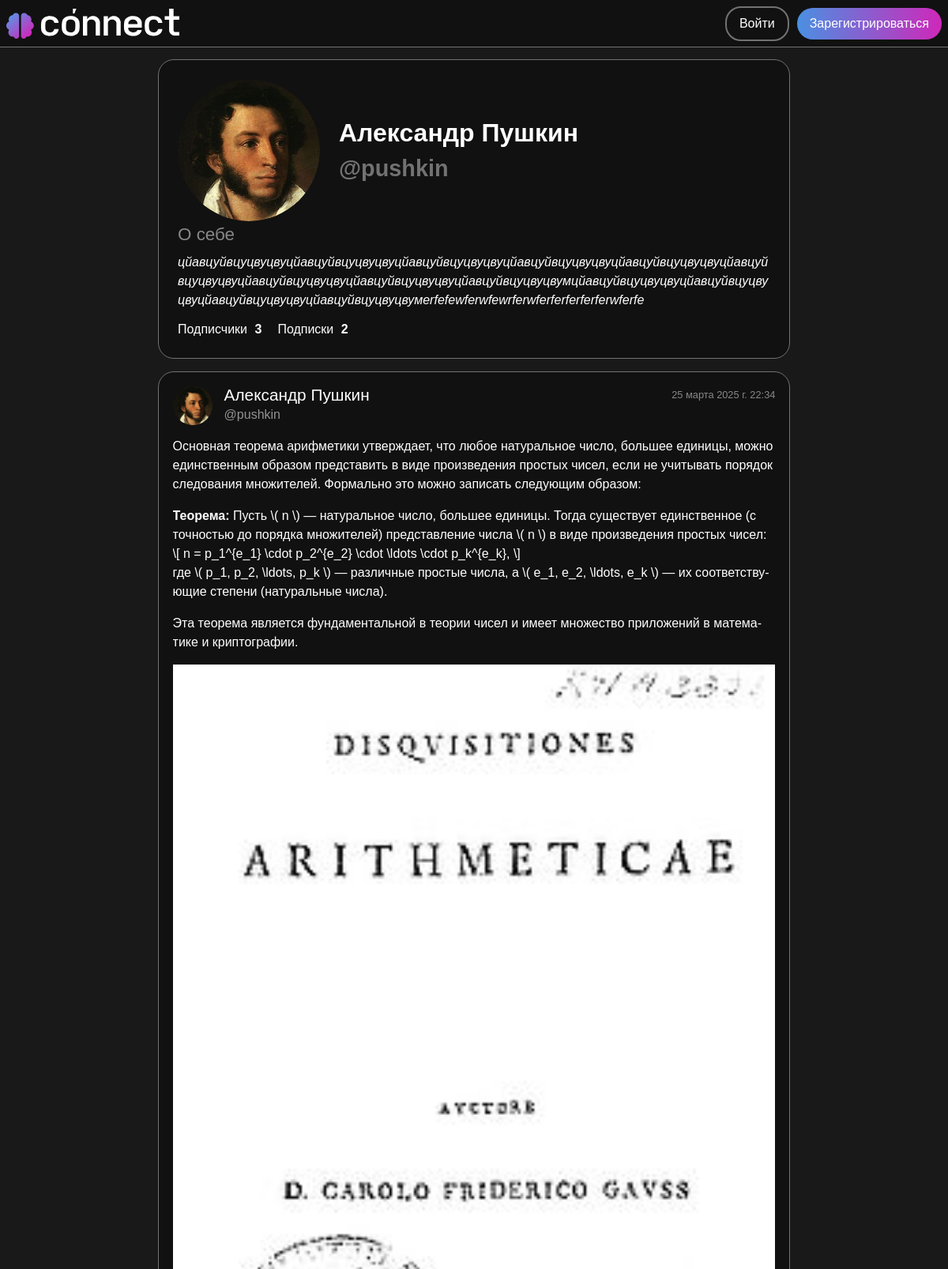
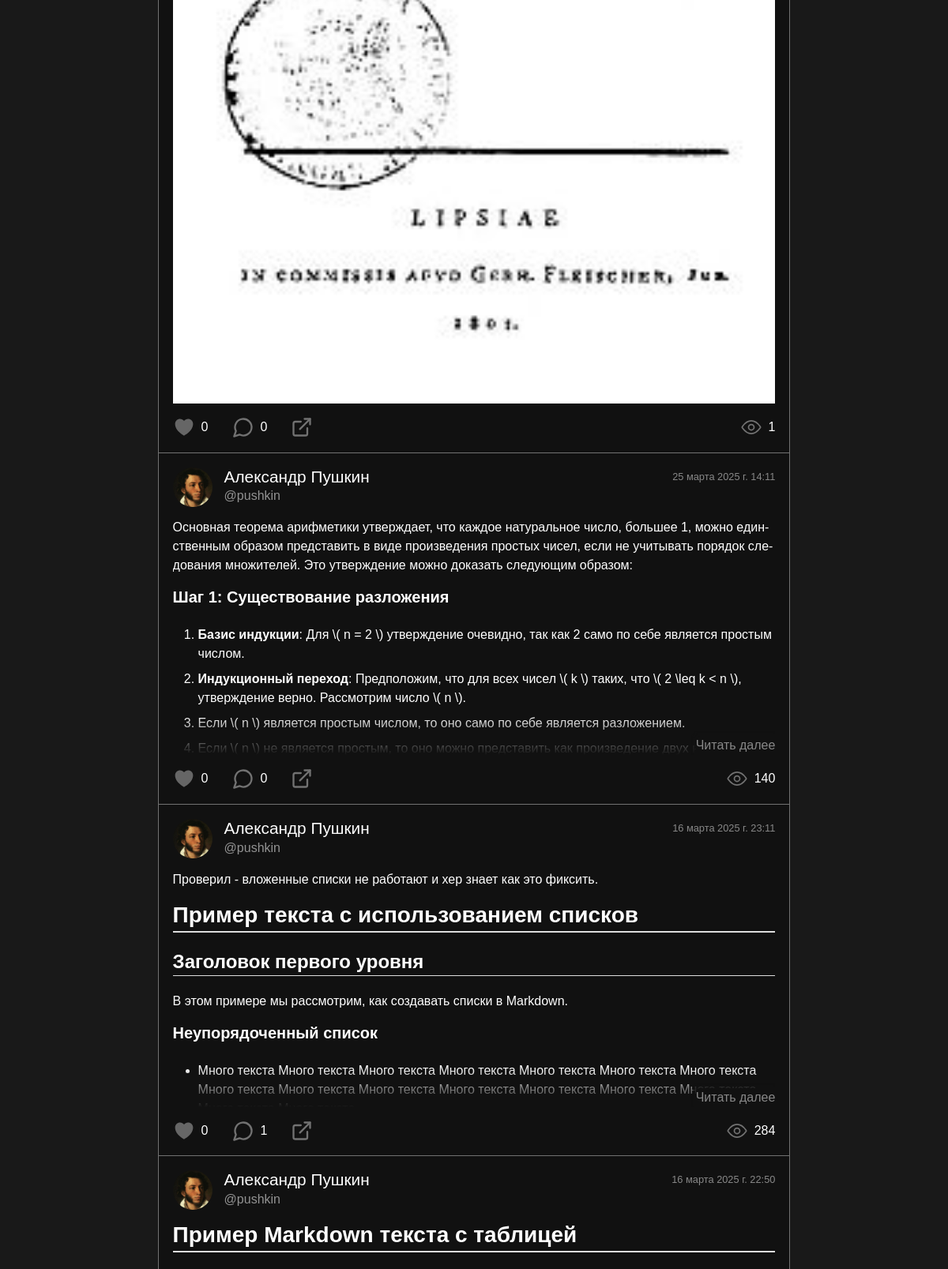
The app's page /person/pushkin/ (upper part) with its own data (2 pictures, top to bottom).
### users/models.py (models this page shows, shortened)
class User(AbstractUser):
    first_name = models.CharField("Имя", max_length=20)
    last_name = models.CharField("Фамилия", max_length=20)
    username = models.CharField("Имя пользователя", unique=True, max_length=20)
    email = models.EmailField("Почта", unique=True)
    password = models.CharField("Пароль", max_length=20)
    image = models.ImageField("Аватар", upload_to='users_images', blank=True, null=True)
    about = models.TextField("О себе", max_length=250, blank=True, null=True)
    ai_help_requests_left = models.PositiveIntegerField(default=5)
    last_ai_help_reset = models.DateTimeField(auto_now_add=True)
    has_subscription = models.BooleanField(default=False)
    def get_avatar_url(self):
        if self.image and hasattr(self.image, 'url'):
            return self.image.url
        else:
            return os.path.join(settings.STATIC_URL, 'person/img/default.jpg')
    class Meta:
        verbose_name = 'Пользователь'
        verbose_name_plural = 'Пользователи'

### person/models.py (models this page shows, shortened)
class Post(models.Model):
    text = models.TextField('Текст', max_length=5000)
    formated_text = models.TextField('Отформатированный текст', default='', max_length=5000)
    date = models.DateTimeField('Дата публикации')
    user = models.ForeignKey(User, on_delete=models.CASCADE)
    likes = models.ManyToManyField(User, related_name='liked_posts', blank=True)
    views = models.PositiveIntegerField('Число просмотров', default=0)
    def total_likes(self):
        return self.likes.count()
    def total_comments(self):
        return self.comments.count()
    class Meta:
        verbose_name = 'Пост'
        verbose_name_plural = 'Посты'

class PostImage(models.Model):
    post = models.ForeignKey(Post, on_delete=models.CASCADE, related_name='images')
    image = models.ImageField(upload_to='post_images/')

### person/views.py (the view)
# urls.py: path('<str:username>/', views.user_profile, name='user_profile'),
def user_profile(request, username):
    user = get_object_or_404(User, username=username)
    if request.user == user:
        return redirect('profile')
    posts = Post.objects.filter(user=user).order_by('-date')
    paginator = Paginator(posts, 10)
    page_number = request.GET.get('page')
    page_obj = paginator.get_page(page_number)
    followers_count = user.followers.count()
    following_count = user.subscriptions.count()
    if request.user.is_authenticated:
        is_following = user.followers.filter(user=request.user).exists()
    else:
        is_following = False
    data = {
        "profile_user": user,
        "posts": page_obj,
        "has_next": page_obj.has_next(),
        'followers_count': followers_count,
        'following_count': following_count,
        'is_following': is_following,
    }
    return render(request, "person/user_profile.html", data)

### person/templates/person/user_profile.html (shortened to what this page needs)
{% extends 'main/layout.html' %}
{% load static %}
{% block link %}
    <link rel="stylesheet" href="{% static 'person/css/person.css' %}">
    <link rel="stylesheet" href="{% static 'person/css/like_users_list.css' %}">
    <link rel="stylesheet" href="{% static 'main/css/markdown.css' %}">
    <link rel="stylesheet" href="https://unpkg.com/@highlightjs/cdn-assets@11.7.0/styles/github-dark.min.css">
{% endblock %}
{% block content %}
<main class="custom-container">
<section class="profile-header container-profile">
    <div class="profile-header-first-part">
        <span class="profile-image-container">
            <img src="{{ profile_user.get_avatar_url }}" class="profile-image" width="400" height="400" alt="person">
        </span>
        <span class="user-info">
            <span class="person-name">{{ profile_user.first_name }} {{ profile_user.last_name }}</span>
            <span class="person-username">@{{ profile_user }}</span>
        </span>
    </div>
    <div class="about-section">
        <span class="about-label">О себе</span>
        {% if profile_user.about %}
            <p class="about-container">{{ profile_user.about }}</p>
        {% endif %}
    </div>
    <span class="subscribers-info">
        <span id="userFollowersCount" data-username="{{ profile_user.username }}">Подписчики <span class="follow-numbers">{{ followers_count }}</span></span>
        <span id="userFollowingCount" data-username="{{ profile_user.username }}">Подписки <span class="follow-numbers">{{ following_count }}</span></span>
    </span>
</section>
<section class="container-profile">
{% if posts %}
    <div class="posts-list load-more">
        {% include 'person/user_profile_posts.html' %}
    </div>
{% else %}
    <p class="commentary">Здесь нет записей</p>
{% endif %}
</section>
</main>
{% endblock %}

### person/templates/person/user_profile_posts.html (shortened to what this page needs)
{% load static %}
{% for post in posts %}
    <div class="post-item" data-post-id="{{ post.id }}">
        <div class="post-header">
            <img src="{{ post.user.get_avatar_url }}" class="post-avatar" alt="{{ post.user.username }}">
            <div class="post-info">
                <h3>
                    <a href="{% url 'user_profile' post.user.username %}">
                        {{ post.user.first_name }} {{ post.user.last_name }}
                    </a>
                </h3>
                <p class="post-username">@{{ post.user.username }}</p>
            </div>
            <p class="post-date">{{ post.date }}</p>
        </div>
        <div class="post-content">
            <div class="post-text" id="post-text-{{ post.id }}">{{ post.formated_text|safe }}</div>
            <div class="fade-out"></div>
            <a class="read-more-btn" id="read-more-btn-{{ post.id }}" style="display: none;">Читать далее</a>
        </div>
        {% if post.images.all %}
            <div class="post-image-container">
                <div id="carouselPost{{ post.id }}" class="carousel slide" data-ride="carousel">
                    <div class="carousel-indicators">
                        {% for image in post.images.all %}
                            <button type="button" data-bs-target="#carouselPost{{ post.id }}"
                                    data-bs-slide-to="{{ forloop.counter0 }}"
                                    {% if forloop.first %} class="active" aria-current="true" {% endif %}
                                    aria-label="Slide {{ forloop.counter }}"></button>
                        {% endfor %}
                    </div>
                    <div class="carousel-inner">
                        {% for image in post.images.all %}
                            <div class="carousel-item {% if forloop.first %}active{% endif %}">
                                <img class="d-block w-100" src="{{ image.image.url }}" alt="Прикреплённая картинка">
                            </div>
                        {% endfor %}
                    </div>
                    <button class="carousel-control-prev" type="button" data-bs-target="#carouselPost{{ post.id }}" data-bs-slide="prev">
                        <span class="carousel-control-prev-icon" aria-hidden="true"></span>
                    </button>
                    <button class="carousel-control-next" type="button" data-bs-target="#carouselPost{{ post.id }}" data-bs-slide="next">
                        <span class="carousel-control-next-icon" aria-hidden="true"></span>
                    </button>
                </div>
            </div>
        {% endif %}
        <div class="post-footer">
            <ul>
                <li>
                    <button class="post-footer-icon like-btn {% if request.user in post.likes.all %}liked{% endif %}" data-post-id="{{ post.id }}" title="Лайк">
                        {% if request.user in post.likes.all %}
                            <img src="{% static 'person/img/like_red.svg' %}" alt="Like Icon" width="28" height="28">
                        {% else %}
                            <img src="{% static 'person/img/like.svg' %}" alt="Like Icon" width="28" height="28">
                        {% endif %}
                    </button>
                    <span class="post-footer-counter">{{ post.total_likes }}</span>
                </li>
                <li>
                    <a class="post-footer-icon" href="{% url 'post_detail' post.id %}" title="Комментировать">
                        <img src="{% static 'person/img/comments.svg' %}" alt="Comment Icon" width="28" height="28">
                    </a>
                    <span class="post-footer-counter">{{ post.total_comments }}</span>
                </li>
                <li>
                    <button class="post-footer-icon" title="Поделиться" onclick="copyToClipboard({{ post.id }})">
                        <img src="{% static 'person/img/share.svg' %}" alt="Share Icon" width="28" height="28">
                    </button>
                </li>
            </ul>
            <ul>
                <li>
                    <img src="{% static 'person/img/views.svg' %}" alt="Иконка просмотра" width="28" height="28">
                    <span class="post-footer-counter">
                        {{ post.views }}
                    </span>
                </li>
            </ul>
        </div>
    </div>
{% endfor %}

### main/static/main/css/main.css (style rules this page uses)
body { font-family: sans-serif; margin: 0; padding: 0; background-color: #191919; color: #fff; }
.custom-container { width: 800px; margin: 75px auto 0; }
a { text-decoration: none; }

### person/static/person/css/person.css (style rules this page uses)
.container-profile { background-color: #111111; border-radius: 20px; border: 1px solid #727272; margin-bottom: 1rem; min-width: 420px; }
.profile-image-container { position: relative; width: 180px; height: 180px; overflow: hidden; border-radius: 50%; }
.profile-image { width: 100%; height: 100%; object-fit: cover; border-radius: 50%; }
.profile-header { padding: 1.5rem; }
.profile-header-first-part { position: relative; display: flex; }
.user-info { margin-left: 1.5rem; margin-block: auto; display: flex; flex-direction: column; }
.person-name { font-size: 2rem; font-weight: bold; }
.person-username { color: #727272; font-size: 1.8rem; font-weight: bold; }
.about-label { color: #888; font-size: 1.4rem; }
.about-container { position: relative; overflow: hidden; font-style: italic; font-size: 1rem; overflow-wrap: break-word; hyphens: auto; white-space: pre-wrap; margin-top: 0.4rem; margin-bottom: 0.8rem; }
.subscribers-info { word-spacing: 5px; display: flex; }
.follow-numbers { font-weight: bold; margin-right: 20px; }
.post-item { background-color: transparent; padding: 1.1rem; border-bottom: 1px solid #727272; overflow-wrap: break-word; hyphens: auto; position: relative; }
.post-date { font-size: 0.8rem; color: #888; margin-bottom: 0; margin-top: 2px }
.post-text { font-size: 1rem; white-space: pre-wrap; }
.read-more-btn { font-size: 1rem; color: #888; position: absolute; bottom: 0; right: 0; border-radius: 5px 0 0 0; box-shadow: -2px -2px 2px 2px rgba(17, 17, 17, 0.8); background-color: #111111; cursor: pointer; }
.fade-out { position: absolute; bottom: 0; left: 0; width: 100%; height: 50px; background: linear-gradient(transparent, #111111); pointer-events: none; }
.post-header { display: flex; justify-content: space-between; }
.post-avatar { object-fit: cover; width: 50px; height: 50px; border-radius: 50%; margin-right: 15px; }
.post-info { flex-grow: 1; }
.post-info h3 { margin: 0; font-size: 1.3rem; }
.post-info a { color: #fff; }
.post-username { font-size: 16px; color: #939393; }
.post-content { position: relative; max-height: 300px; overflow: hidden; }
.post-footer { padding-top: 1rem; display: flex; justify-content: space-between; }
.post-footer ul { list-style-type: none; padding: 0; margin: 0; display: flex; gap: 30px; }
.post-footer li { display: flex; align-items: center; }
.post-footer-icon { border: none; background: none; cursor: pointer; padding: 0; transition: transform 0.1s ease, background-color 0.3s ease; }
.post-footer-icon img { transition: transform 0.1s ease; }
.post-footer-counter { font-size: 1rem; margin-left: 0.5rem; }

### records on screen
User: get_avatar_url (picture), first_name "Александр", last_name "Пушкин", username "pushkin", about "цйавцуйвцуцвуцвуцйавцуйвцуцвуцвуцйавцуйвцуцвуцвуцйавцуйвцуцвуцвуцйавцуйвцуцвуцвуцйавцуйвцуцвуцвуцйавцуйвцуцвуцвуцйавцуйвцуцвуцвуцйавцуйвцуцвуцвумцйавцуйвцуцвуцвуцйавцуйвцуцвуцвуцйавцуйвцуцвуцвуцйавцуйвцуцвуцвумerfefewferwfewrferwferferferferferwferfe"
Post: user.get_avatar_url (picture), user.first_name "Александр", user.last_name "Пушкин", user.username "pushkin", date "25 марта 2025 г. 22:34", formated_text "Основная теорема арифметики утверждает, что любое натуральное число, большее единицы, можно единственным образом представить в виде произведения простых чисел, если не учитывать порядок следования множителей. Формально это можно записать следующим образом: Теорема: Пусть \\( n \\) — натуральное число, большее единицы. Тогда существует единственное (с точностью до порядка множителей) представление числа \\( n \\) в виде произведения простых чисел: \\[ n = p_1^{e_1} \\cdot p_2^{e_2} \\cdot \\ldots \\cdot p_k^{e_k}, \\] где \\( p_1, p_2, \\ldots, p_k \\) — различные простые числа, а \\( e_1, e_2, \\ldots, e_k \\) — их соответствующие степени (натуральные числа). Эта теорема является фундаментальной в теории…", total_likes "0", total_comments "0", views "1"
PostImage: image (picture)
Post: user.get_avatar_url (picture), user.first_name "Александр", user.last_name "Пушкин", user.username "pushkin", date "25 марта 2025 г. 14:11", formated_text "Основная теорема арифметики утверждает, что каждое натуральное число, большее 1, можно единственным образом представить в виде произведения простых чисел, если не учитывать порядок следования множителей. Это утверждение можно доказать следующим образом: Шаг 1: Существование разложения Базис индукции : Для \\( n = 2 \\) утверждение очевидно, так как 2 само по себе является простым числом. Индукционный переход : Предположим, что для всех чисел \\( k \\) таких, что \\( 2 \\leq k < n \\), утверждение верно. Рассмотрим число \\( n \\). Если \\( n \\) является простым числом, то оно само по себе является разложением. Если \\( n \\) не является простым, то оно можно представить как произведение двух…", total_likes "0", total_comments "0", views "140"
Post: user.get_avatar_url (picture), user.first_name "Александр", user.last_name "Пушкин", user.username "pushkin", date "16 марта 2025 г. 23:11", formated_text "Проверил - вложенные списки не работают и хер знает как это фиксить. Пример текста с использованием списков Заголовок первого уровня В этом примере мы рассмотрим, как создавать списки в Markdown. Неупорядоченный список Много текста Много текста Много текста Много текста Много текста Много текста Много текста Много текста Много текста Много текста Много текста Много текста Много текста…", total_likes "0", total_comments "1", views "284"
Post: user.get_avatar_url (picture), user.first_name "Александр", user.last_name "Пушкин", user.username "pushkin", date "16 марта 2025 г. 22:50", formated_text "Пример Markdown текста с таблицей"

### other values on screen
{{ followers_count }} "3"
{{ following_count }} "2"
